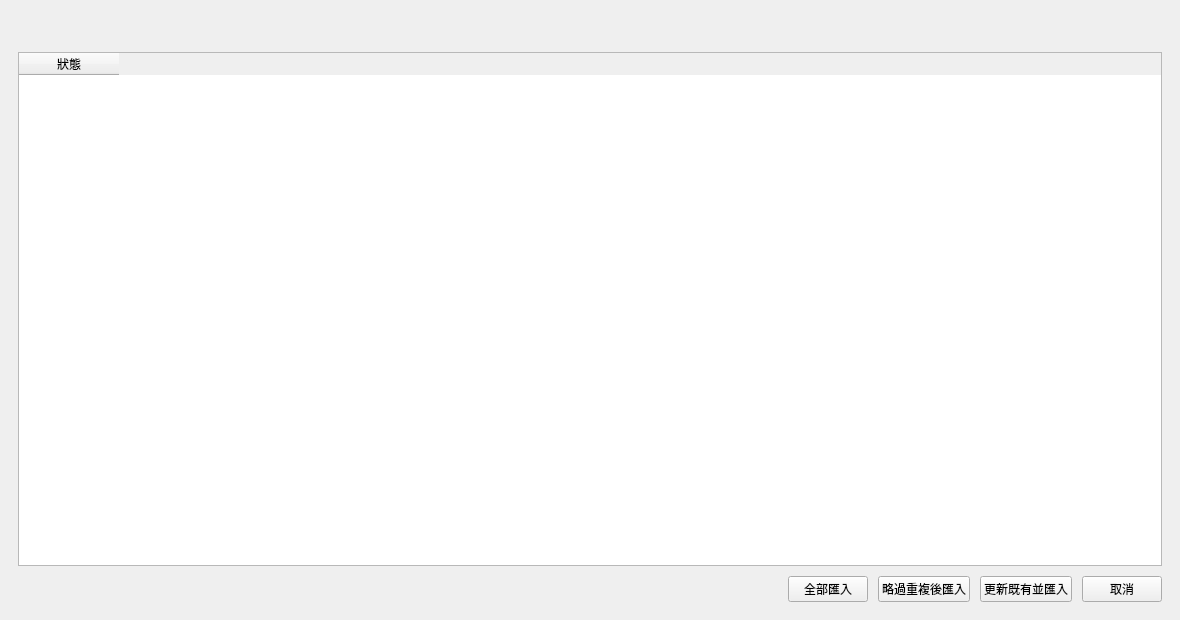
<?xml version="1.0" encoding="UTF-8"?>
<ui version="4.0">
 <class>importPreviewDialogContent</class>
 <widget class="QWidget" name="importPreviewDialogContent">
  <property name="geometry">
   <rect>
    <x>0</x>
    <y>0</y>
    <width>1180</width>
    <height>620</height>
   </rect>
  </property>
  <property name="windowTitle">
   <string>匯入預覽</string>
  </property>
  <property name="dialogSize" stdset="0">
   <size>
    <width>1180</width>
    <height>620</height>
   </size>
  </property>
  <layout class="QVBoxLayout" name="importPreviewLayout" stretch="0,0,1,0">
   <property name="spacing">
    <number>10</number>
   </property>
   <property name="leftMargin">
    <number>18</number>
   </property>
   <property name="topMargin">
    <number>18</number>
   </property>
   <property name="rightMargin">
    <number>18</number>
   </property>
   <property name="bottomMargin">
    <number>18</number>
   </property>
   <item>
    <widget class="QLabel" name="summaryLabel">
     <property name="text">
      <string />
     </property>
    </widget>
   </item>
   <item>
    <widget class="QWidget" name="planChoiceSlot" native="true" />
   </item>
   <item>
    <widget class="TableWidget" name="previewTable">
     <property name="editTriggers">
      <set>QAbstractItemView::NoEditTriggers</set>
     </property>
     <property name="selectionMode">
      <enum>QAbstractItemView::SingleSelection</enum>
     </property>
     <property name="selectionBehavior">
      <enum>QAbstractItemView::SelectRows</enum>
     </property>
     <attribute name="verticalHeaderVisible">
      <bool>false</bool>
     </attribute>
     <column>
      <property name="text">
       <string>狀態</string>
      </property>
     </column>
    </widget>
   </item>
   <item>
    <layout class="QHBoxLayout" name="buttonRow" stretch="1,0,0,0,0">
     <property name="spacing">
      <number>10</number>
     </property>
     <property name="leftMargin">
      <number>0</number>
     </property>
     <property name="topMargin">
      <number>0</number>
     </property>
     <property name="rightMargin">
      <number>0</number>
     </property>
     <property name="bottomMargin">
      <number>0</number>
     </property>
     <item>
      <spacer name="buttonRowSpacer">
       <property name="orientation">
        <enum>Qt::Horizontal</enum>
       </property>
       <property name="sizeHint" stdset="0">
        <size>
         <width>0</width>
         <height>0</height>
        </size>
       </property>
      </spacer>
     </item>
     <item>
      <widget class="PrimaryPushButton" name="importAllButton">
       <property name="text">
        <string>全部匯入</string>
       </property>
      </widget>
     </item>
     <item>
      <widget class="PushButton" name="skipDuplicatesButton">
       <property name="text">
        <string>略過重複後匯入</string>
       </property>
      </widget>
     </item>
     <item>
      <widget class="PushButton" name="updateDuplicatesButton">
       <property name="text">
        <string>更新既有並匯入</string>
       </property>
      </widget>
     </item>
     <item>
      <widget class="PushButton" name="cancelButton">
       <property name="text">
        <string>取消</string>
       </property>
      </widget>
     </item>
    </layout>
   </item>
  </layout>
 </widget>
 <customwidgets>
 <customwidget>
  <class>PrimaryPushButton</class>
  <extends>QPushButton</extends>
  <header>qfluentwidgets</header>
 </customwidget>
 <customwidget>
  <class>PushButton</class>
  <extends>QPushButton</extends>
  <header>qfluentwidgets</header>
 </customwidget>
 <customwidget>
  <class>TableWidget</class>
  <extends>QTableWidget</extends>
  <header>qfluentwidgets</header>
 </customwidget>
 </customwidgets>
 <resources />
 <connections />
</ui>
